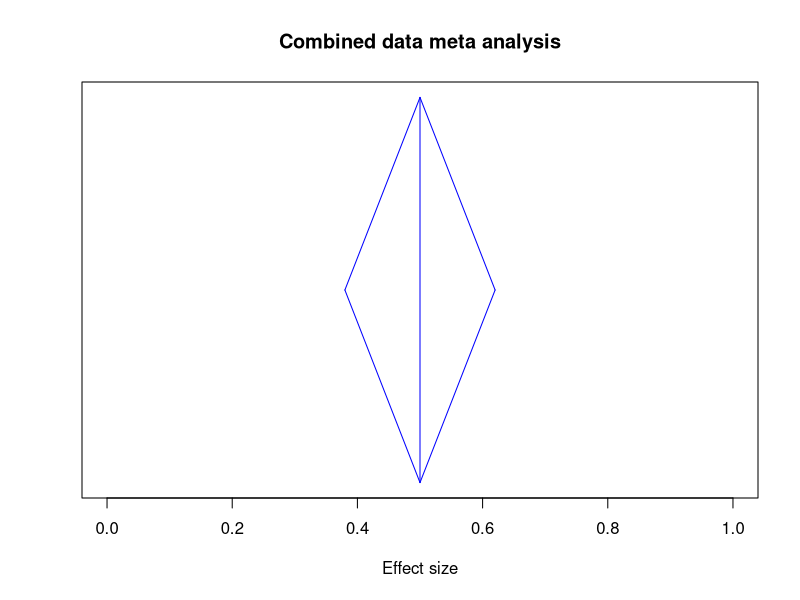

Generate this figure with R:
plot(runif(10), runif(10), 
     xlim=c(0, 1), ylim=c(0,1), yaxt='n',
     type="n",
     ylab="", xlab="Effect size")

lines(c(0.38, 0.5), c(0.5,1), col='blue')
lines(c(0.38, 0.5), c(0.5,0), col='blue')
lines(c(0.5, 0.62), c(1,0.5), col='blue')
lines(c(0.5, 0.62), c(0,0.5), col='blue')
lines(c(0.5, 0.5), c(0,1), col='blue')

title('Combined data meta analysis')
